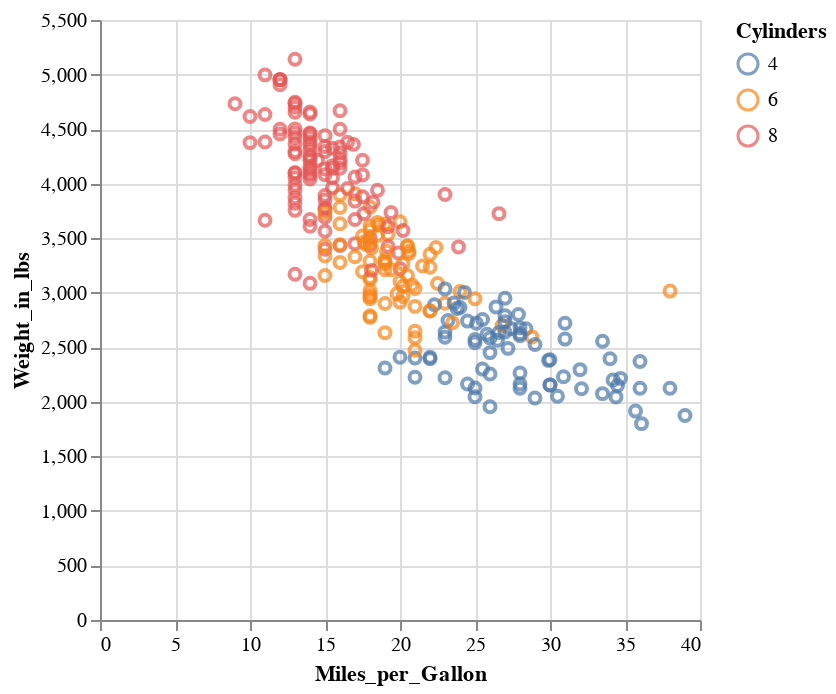

The notebook cell this image was saved under:
### Code cell
# Using vegalite to plot
load("us_cars.csv") |>
@vlplot(:point,x=:Miles_per_Gallon,y=:Weight_in_lbs,color="Cylinders:n")

### Figure 1 — Vega-Lite specification as saved in the notebook (floating-point values rounded to 4 significant figures; data arrays with more than 128 entries replaced by an {"elided": "..."} marker saying what was removed)
{"data": {"values": {"elided": "254 records"}}, "encoding": {"color": {"field": "Cylinders", "type": "nominal"}, "x": {"field": "Miles_per_Gallon", "type": "quantitative"}, "y": {"field": "Weight_in_lbs", "type": "quantitative"}}, "mark": "point"}
